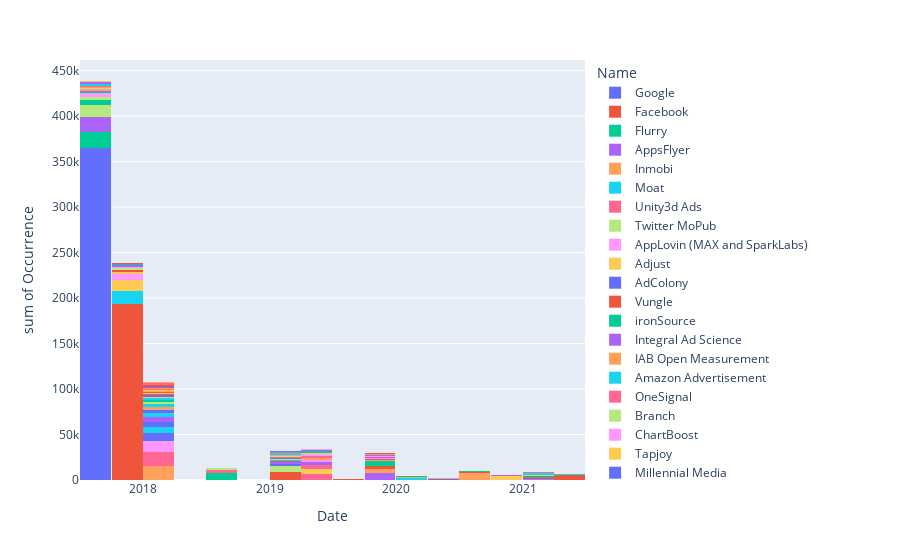

The code cell stored with this chart in its notebook:
### Code cell
del ord_result["Name"]
frames = [trackers_date_df, ord_result]
concat_result = pandas.concat(frames, axis=1)

fig = px.histogram(concat_result, x=concat_result["Date"], y=concat_result["Occurrence"], color=concat_result["Name"])
fig.show()
